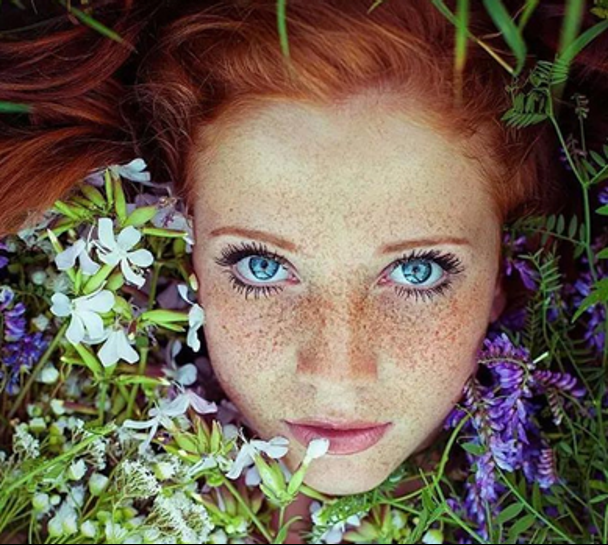
#> input picture proj2.png, 608 x 545 px
$ python run.py
#> lines starting #> are read from the running program, lines starting #| are printed output that depends on the picture
import cv2
import numpy as np

step = 5
# 图片大一点，此处尺寸大一点
kernel = (64, 64)
# cv2.imread() 方法读取图片，读入默认是uint8格式的numpy array
image = cv2.imread("proj2.png")
#> image is the input picture: shape (545, 608, 3); mean B, G, R 82.8, 98.8, 112.5
image = image / 255.0
# image.shape[0]: 图片高
# image.shape[1]: 图片长
# image_size = (图片高, 图片长)
image_size = image.shape[:2]
#> image_size = (545, 608)
# round() 方法返回浮点数x的四舍五入值
source_size = (int(round(image_size[1] * step)), int(round(image_size[0] * step)))
#> source_size = (3040, 2725)
target_size = (int(round(kernel[0] * step)), int(round(kernel[0] * step)))
# cv2.resize() 方法对图片进行缩放，插值方法: 双线性插值（默认设置）
sI = cv2.resize(image, source_size, interpolation=cv2.INTER_LINEAR)
sp = cv2.resize(image, source_size, interpolation=cv2.INTER_LINEAR)
# cv2.blur() 方法对图像进行均值滤波
msI = cv2.blur(sI, target_size)
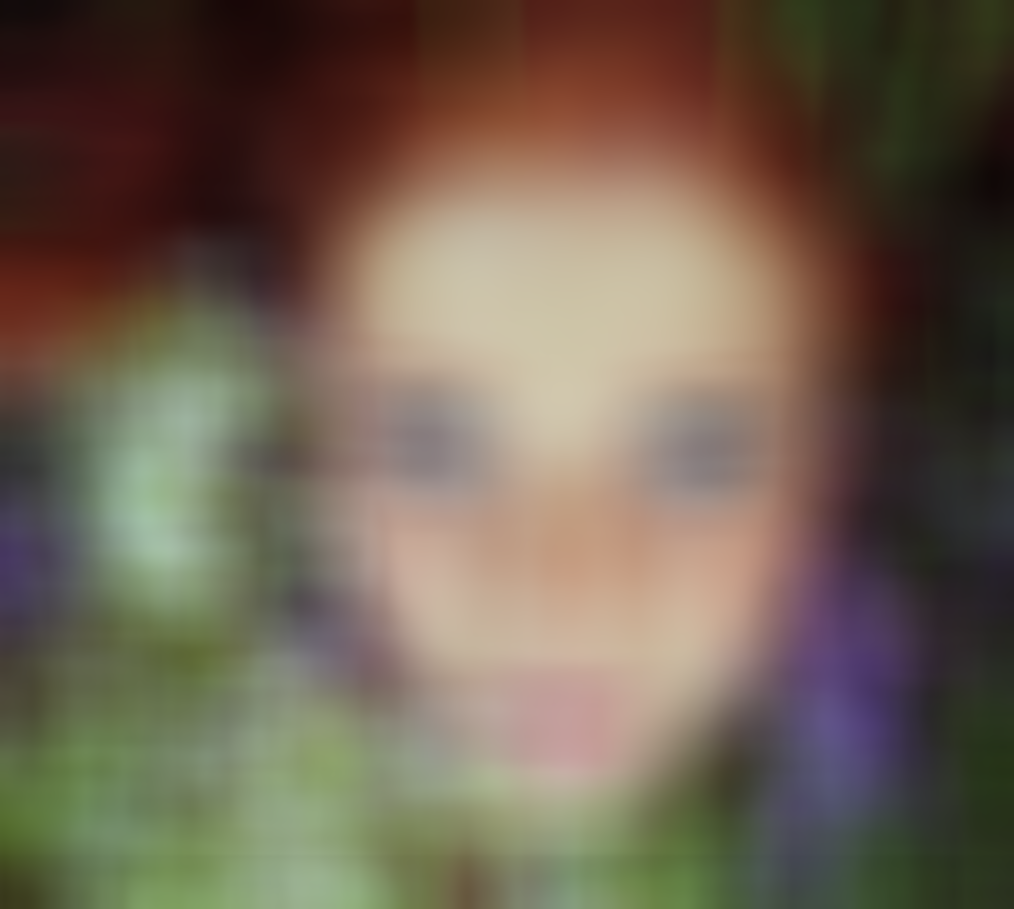
#> msI: shape (2725, 3040, 3) float64 (shown at 1/3 size); mean B, G, R 0.325, 0.387, 0.441
msp = cv2.blur(sp, target_size)
msII = cv2.blur(sI * sI, target_size)
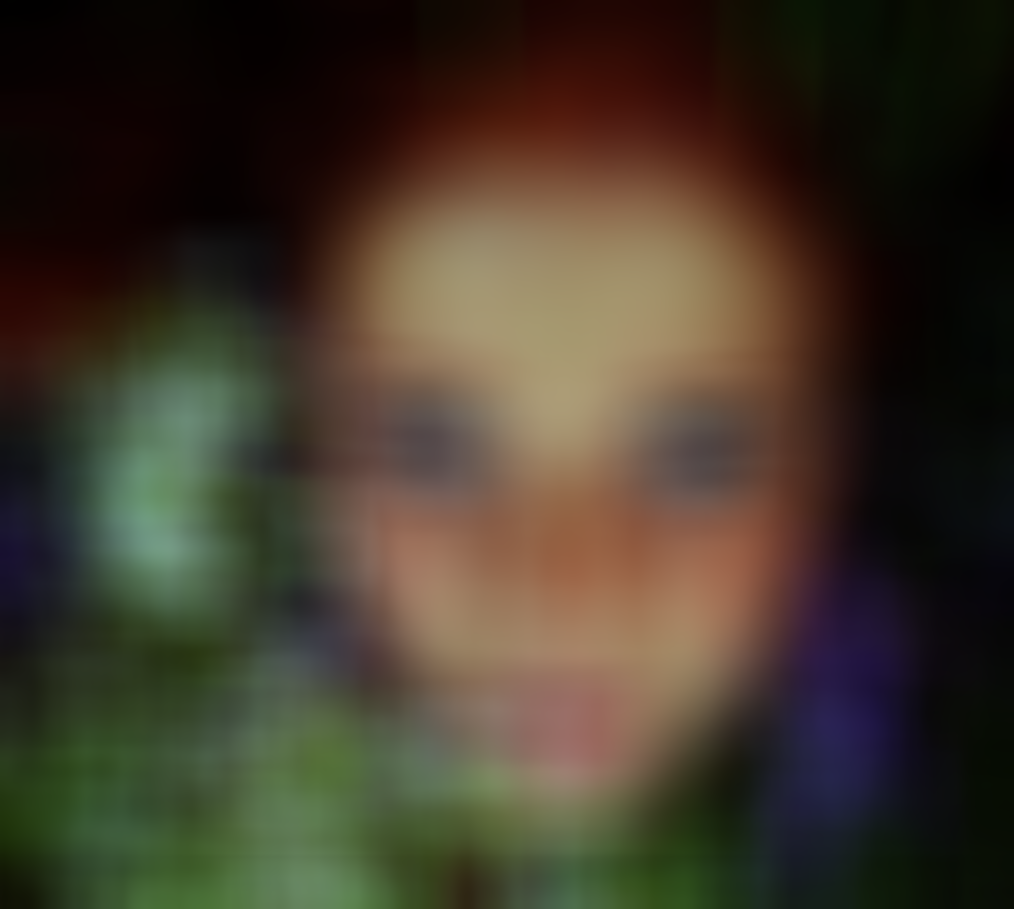
#> msII: shape (2725, 3040, 3) float64 (shown at 1/3 size); mean B, G, R 0.17, 0.226, 0.261
msIp = cv2.blur(sI * sp, target_size)
vsI = msII - msI * msI
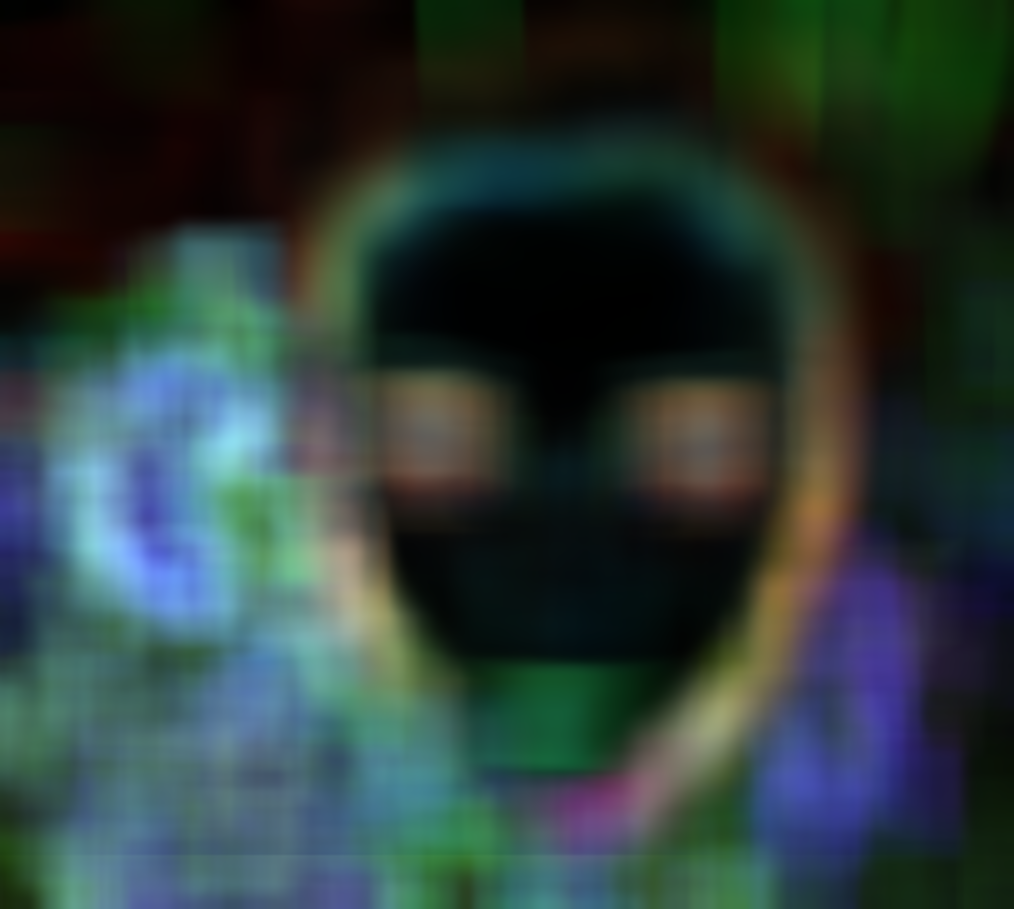
#> vsI: shape (2725, 3040, 3) float64 (shown at 1/3 size); mean B, G, R 0.0275, 0.0285, 0.0211; drawn with min black and max white
csIp = msIp - msI * msp
recA = csIp / (vsI + 0.01)
recB = msp - recA * msI
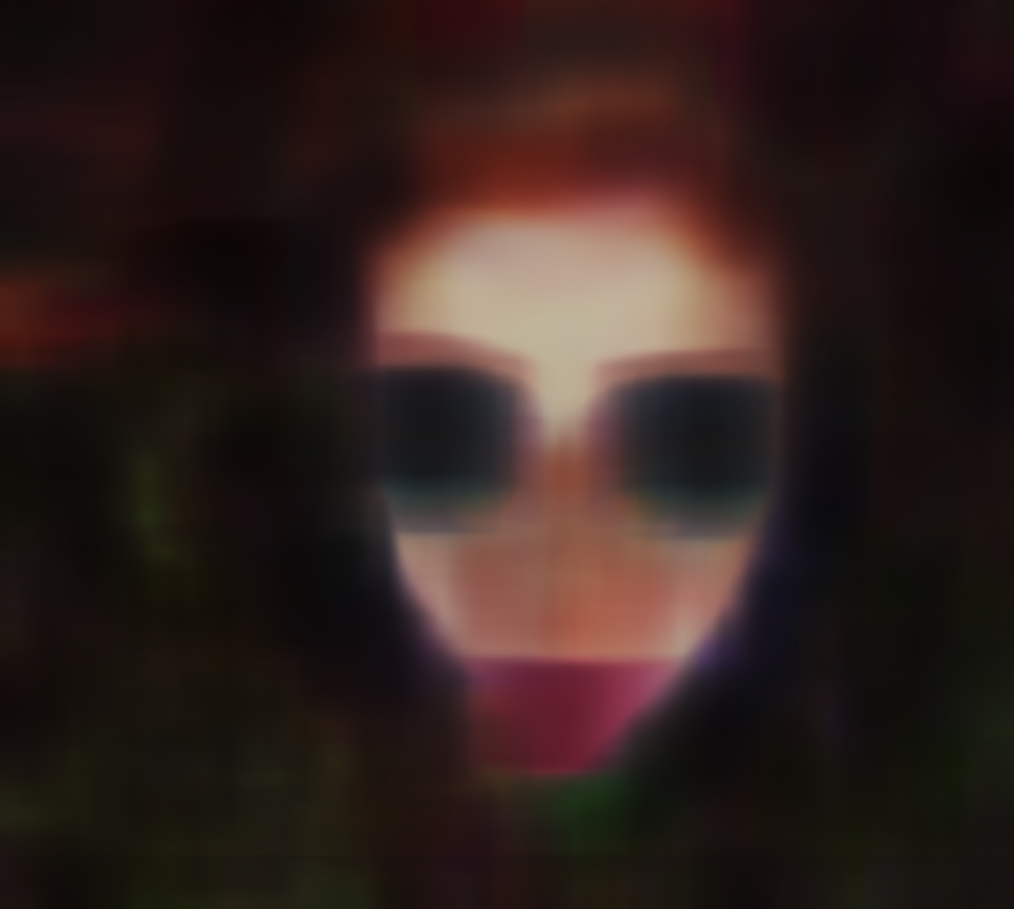
#> recB: shape (2725, 3040, 3) float64 (shown at 1/3 size); mean B, G, R 0.118, 0.132, 0.194
mA = cv2.resize(recA, (image_size[1], image_size[0]), interpolation=cv2.INTER_LINEAR)
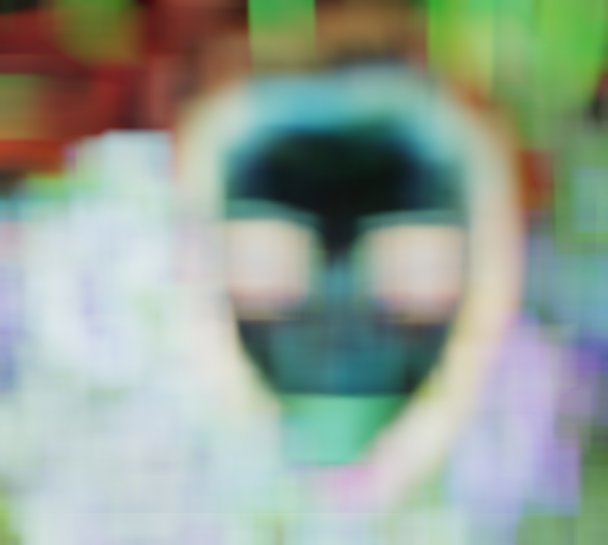
#> mA: shape (545, 608, 3) float64; mean B, G, R 0.583, 0.631, 0.578
mB = cv2.resize(recB, (image_size[1], image_size[0]), interpolation=cv2.INTER_LINEAR)
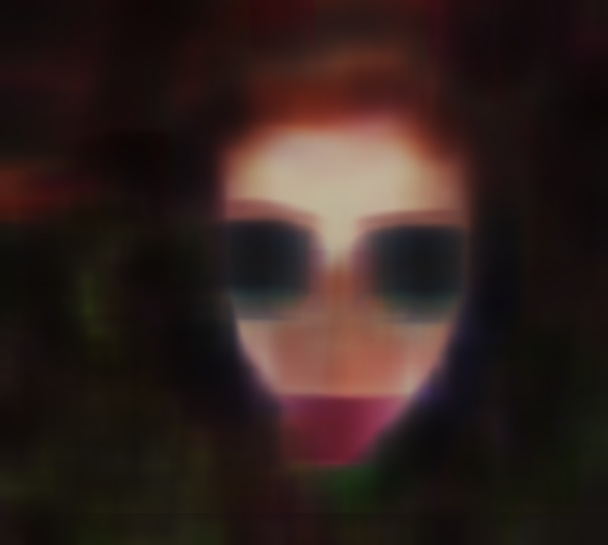
#> mB: shape (545, 608, 3) float64; mean B, G, R 0.118, 0.132, 0.194
gf = mA * image + mB
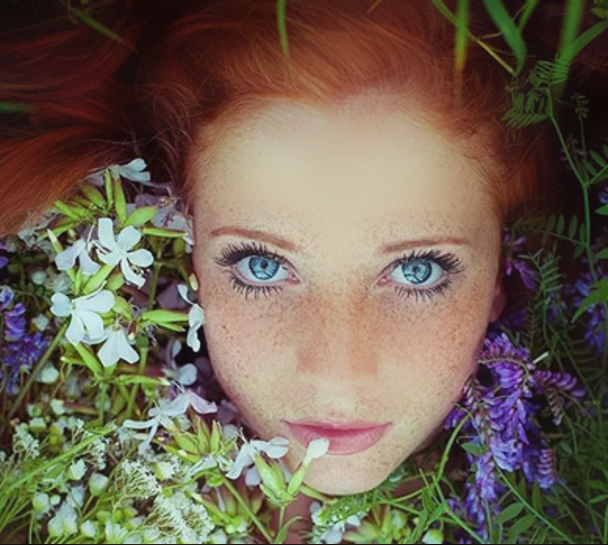
#> gf: shape (545, 608, 3) float64; mean B, G, R 0.325, 0.387, 0.441
gf = gf * 255
gf[gf > 255] = 255
# astype() 方法进行强制类型转换
final = gf.astype(np.uint8)
# cv2.imshow() 方法可以在窗口中显示图像
cv2.imshow("image", image)
cv2.imshow("final", final)
# cv2.imwrite() 方法用于将图像保存到指定的文件
cv2.imwrite("final.png", final)
# cv2.waitKey() 函数的功能是不断刷新图像, 频率时间为delay
# 设置 waitKey(0) , 则表示程序会无限制的等待用户的按键事件
cv2.waitKey(0)
